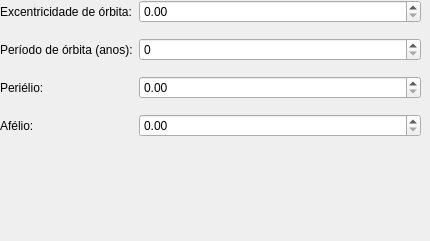
      <widget class="QWidget" name="page_7">
       <widget class="QWidget" name="formLayoutWidget_5">
        <property name="geometry">
         <rect>
          <x>0</x>
          <y>0</y>
          <width>421</width>
          <height>232</height>
         </rect>
        </property>
        <layout class="QFormLayout" name="formLayout_5">
         <property name="verticalSpacing">
          <number>15</number>
         </property>
         <item row="0" column="0">
          <widget class="QLabel" name="label_23">
           <property name="text">
            <string>Excentricidade de órbita:</string>
           </property>
          </widget>
         </item>
         <item row="0" column="1">
          <widget class="QDoubleSpinBox" name="excenCometa">
           <property name="maximum">
            <double>1.000000000000000</double>
           </property>
           <property name="singleStep">
            <double>0.000100000000000</double>
           </property>
          </widget>
         </item>
         <item row="1" column="0">
          <widget class="QLabel" name="label_27">
           <property name="text">
            <string>Período de órbita (anos):</string>
           </property>
          </widget>
         </item>
         <item row="1" column="1">
          <widget class="QSpinBox" name="periodoCometa"/>
         </item>
         <item row="2" column="0">
          <widget class="QLabel" name="label_28">
           <property name="text">
            <string>Periélio:</string>
           </property>
          </widget>
         </item>
         <item row="2" column="1">
          <widget class="QDoubleSpinBox" name="perielioCometa"/>
         </item>
         <item row="3" column="0">
          <widget class="QLabel" name="label_29">
           <property name="text">
            <string>Afélio:</string>
           </property>
          </widget>
         </item>
         <item row="3" column="1">
          <widget class="QDoubleSpinBox" name="afelioCometa"/>
         </item>
        </layout>
       </widget>
      </widget>
